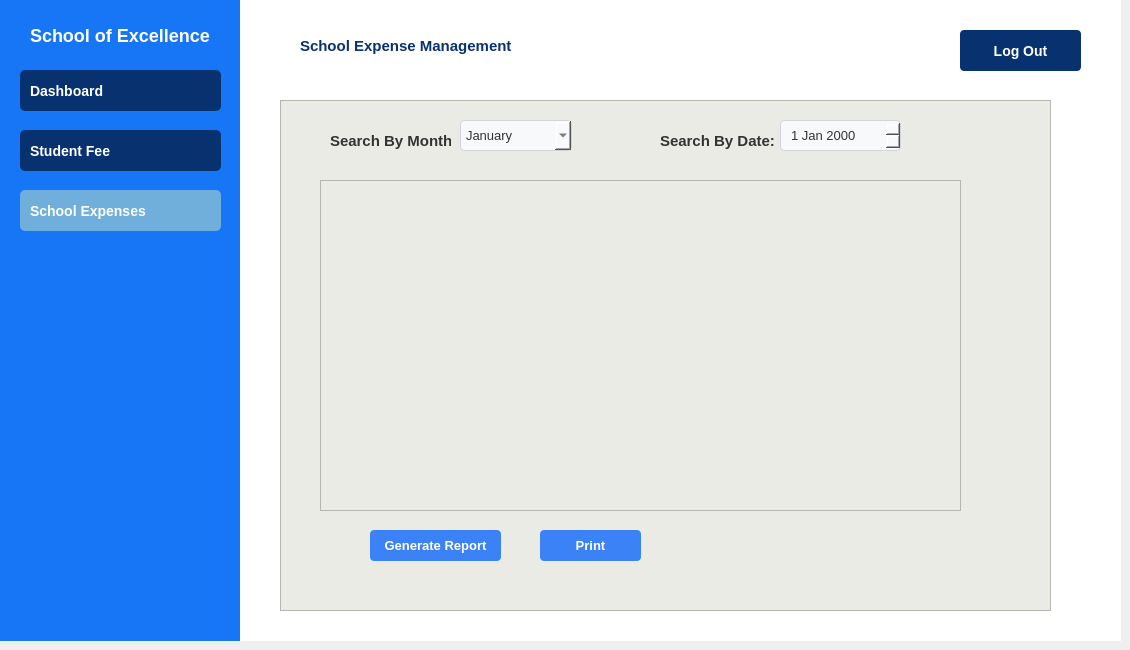
    <widget class="QWidget" name="AccountantExpensepg">
     <widget class="QGroupBox" name="groupBox_19">
      <property name="geometry">
       <rect>
        <x>0</x>
        <y>0</y>
        <width>241</width>
        <height>641</height>
       </rect>
      </property>
      <property name="styleSheet">
       <string notr="true">
QGroupBox {
    background-color: rgb(23, 118, 246); 
    color: white;
    border: none;
    font-size: 16px;
    font-weight: bold;
}</string>
      </property>
      <property name="title">
       <string/>
      </property>
      <widget class="QPushButton" name="pushButton_52">
       <property name="geometry">
        <rect>
         <x>20</x>
         <y>190</y>
         <width>201</width>
         <height>41</height>
        </rect>
       </property>
       <property name="styleSheet">
        <string notr="true">
QPushButton {
    background-color: rgb(112, 175, 219);
    color: white;
    border-radius: 5px;
    padding: 10px;
    font-size: 14px;
    font-weight: bold;
    text-align: left;
    padding-left: 10px;
}</string>
       </property>
       <property name="text">
        <string>School Expenses</string>
       </property>
       <property name="icon">
        <iconset>
         <normalon>:/icons /icons/calculator.png</normalon>
        </iconset>
       </property>
       <property name="iconSize">
        <size>
         <width>27</width>
         <height>27</height>
        </size>
       </property>
      </widget>
      <widget class="QPushButton" name="pushButton_53">
       <property name="geometry">
        <rect>
         <x>20</x>
         <y>130</y>
         <width>201</width>
         <height>41</height>
        </rect>
       </property>
       <property name="styleSheet">
        <string notr="true">QPushButton {
    background-color: rgb(8, 49, 112);
    color: white;
    border-radius: 5px;
    padding: 10px;
    font-size: 14px;
    font-weight: bold;
    text-align: left;
    padding-left: 10px;
}
QPushButton:hover 
{ 
background-color: rgb(17, 80, 180);
}</string>
       </property>
       <property name="text">
        <string>Student Fee </string>
       </property>
       <property name="icon">
        <iconset>
         <normalon>:/icons /icons/fee (1).png</normalon>
        </iconset>
       </property>
       <property name="iconSize">
        <size>
         <width>30</width>
         <height>30</height>
        </size>
       </property>
      </widget>
      <widget class="QPushButton" name="pushButton_54">
       <property name="geometry">
        <rect>
         <x>20</x>
         <y>70</y>
         <width>201</width>
         <height>41</height>
        </rect>
       </property>
       <property name="styleSheet">
        <string notr="true">QPushButton {
    background-color: rgb(8, 49, 112);
    color: white;
    border-radius: 5px;
    padding: 10px;
    font-size: 14px;
    font-weight: bold;
    text-align: left;
    padding-left: 10px;
}
QPushButton:hover 
{ 
background-color: rgb(17, 80, 180);
}

</string>
       </property>
       <property name="text">
        <string>Dashboard</string>
       </property>
       <property name="icon">
        <iconset>
         <normalon>:/icons /icons/dashboard.png</normalon>
        </iconset>
       </property>
       <property name="iconSize">
        <size>
         <width>20</width>
         <height>20</height>
        </size>
       </property>
      </widget>
      <widget class="QLabel" name="label_12">
       <property name="geometry">
        <rect>
         <x>30</x>
         <y>20</y>
         <width>181</width>
         <height>31</height>
        </rect>
       </property>
       <property name="styleSheet">
        <string notr="true">QLabel
{
color: white;
font-size: 18px;
font-weight: bold;
text-align: center;
qproperty-alignment: AlignCenter;
}</string>
       </property>
       <property name="text">
        <string>School of Excellence </string>
       </property>
      </widget>
     </widget>
     <widget class="QGroupBox" name="groupBox_20">
      <property name="geometry">
       <rect>
        <x>240</x>
        <y>0</y>
        <width>881</width>
        <height>641</height>
       </rect>
      </property>
      <property name="styleSheet">
       <string notr="true">QGroupBox
{
background: white;
border: none;
}</string>
      </property>
      <property name="title">
       <string/>
      </property>
      <widget class="QPushButton" name="pushButton_56">
       <property name="geometry">
        <rect>
         <x>720</x>
         <y>30</y>
         <width>121</width>
         <height>41</height>
        </rect>
       </property>
       <property name="styleSheet">
        <string notr="true">QPushButton {
    background-color: rgb(8, 49, 112);
    color: white;
    border-radius: 4px;
    padding: 10px;
    font-size: 14px;
    font-weight: bold;
    text-align: center;
    padding-left: 10px;
}
QPushButton:hover 
{ 
background-color: rgb(17, 80, 180);
}</string>
       </property>
       <property name="text">
        <string>Log Out</string>
       </property>
       <property name="iconSize">
        <size>
         <width>12</width>
         <height>12</height>
        </size>
       </property>
      </widget>
      <widget class="QFrame" name="frame_19">
       <property name="geometry">
        <rect>
         <x>40</x>
         <y>100</y>
         <width>771</width>
         <height>511</height>
        </rect>
       </property>
       <property name="styleSheet">
        <string notr="true">QFrame 
{
background-color: rgb(235, 235, 230);

}</string>
       </property>
       <property name="frameShape">
        <enum>QFrame::Shape::StyledPanel</enum>
       </property>
       <property name="frameShadow">
        <enum>QFrame::Shadow::Raised</enum>
       </property>
       <widget class="QTableView" name="tableView_17">
        <property name="geometry">
         <rect>
          <x>40</x>
          <y>80</y>
          <width>641</width>
          <height>331</height>
         </rect>
        </property>
       </widget>
       <widget class="QPushButton" name="pushButton_175">
        <property name="geometry">
         <rect>
          <x>90</x>
          <y>430</y>
          <width>131</width>
          <height>31</height>
         </rect>
        </property>
        <property name="styleSheet">
         <string notr="true">QPushButton {
    background-color: #3b82f6;
    color: white;
    border: none;
    border-radius: 4px;
    font-weight: bold;
font-size: 13px;
padding: 6px 12px;
}
QPushButton:hover 
{ 
background-color: rgb(17, 80, 180);
}</string>
        </property>
        <property name="text">
         <string>Generate Report</string>
        </property>
       </widget>
       <widget class="QPushButton" name="pushButton_176">
        <property name="geometry">
         <rect>
          <x>260</x>
          <y>430</y>
          <width>101</width>
          <height>31</height>
         </rect>
        </property>
        <property name="styleSheet">
         <string notr="true">QPushButton {
    background-color: #3b82f6;
    color: white;
    border: none;
    border-radius: 4px;
    font-weight: bold;
 font-size: 13px;
padding: 6px 12px;
}
QPushButton:hover 
{ 
background-color: rgb(17, 80, 180);
}</string>
        </property>
        <property name="text">
         <string>Print</string>
        </property>
       </widget>
       <widget class="QLabel" name="label_16">
        <property name="geometry">
         <rect>
          <x>50</x>
          <y>30</y>
          <width>121</width>
          <height>21</height>
         </rect>
        </property>
        <property name="styleSheet">
         <string notr="true">QLabel {
    color: #333333;
    font-family: 'Segoe UI', Arial, sans-serif;
    font-size: 15px;
    font-weight: 500;
}</string>
        </property>
        <property name="text">
         <string>Search By Month:</string>
        </property>
       </widget>
       <widget class="QComboBox" name="comboBox">
        <property name="geometry">
         <rect>
          <x>180</x>
          <y>20</y>
          <width>112</width>
          <height>31</height>
         </rect>
        </property>
        <property name="styleSheet">
         <string notr="true">QComboBox {
    background-color: #f8f9fa;
    border: 1px solid #d1d5db;
    border-radius: 4px;
    padding: 5px;
    min-width: 100px;
    color: #333333;
font-size: 13px;
}</string>
        </property>
        <item>
         <property name="text">
          <string>January</string>
         </property>
        </item>
        <item>
         <property name="text">
          <string>February</string>
         </property>
        </item>
        <item>
         <property name="text">
          <string>March</string>
         </property>
        </item>
        <item>
         <property name="text">
          <string>April</string>
         </property>
        </item>
        <item>
         <property name="text">
          <string>May</string>
         </property>
        </item>
        <item>
         <property name="text">
          <string>June</string>
         </property>
        </item>
        <item>
         <property name="text">
          <string>July</string>
         </property>
        </item>
        <item>
         <property name="text">
          <string>August</string>
         </property>
        </item>
        <item>
         <property name="text">
          <string>Septermber</string>
         </property>
        </item>
        <item>
         <property name="text">
          <string>October</string>
         </property>
        </item>
        <item>
         <property name="text">
          <string>November</string>
         </property>
        </item>
        <item>
         <property name="text">
          <string>December</string>
         </property>
        </item>
       </widget>
       <widget class="QLabel" name="label_17">
        <property name="geometry">
         <rect>
          <x>380</x>
          <y>30</y>
          <width>121</width>
          <height>21</height>
         </rect>
        </property>
        <property name="styleSheet">
         <string notr="true">QLabel {
    color: #333333;
    font-family: 'Segoe UI', Arial, sans-serif;
    font-size: 15px;
    font-weight: 500;
}</string>
        </property>
        <property name="text">
         <string>Search By Date:</string>
        </property>
       </widget>
       <widget class="QDateEdit" name="dateEdit_8">
        <property name="geometry">
         <rect>
          <x>500</x>
          <y>20</y>
          <width>121</width>
          <height>31</height>
         </rect>
        </property>
        <property name="styleSheet">
         <string notr="true">QDateEdit {
    background-color: #f8f9fa;
    border: 1px solid #d1d5db;
    border-radius: 4px;
    padding: 5px 8px;
    min-width: 80px;
    color: #333333;
    selection-background-color: #3b82f6;
	font-size: 13px;

}</string>
        </property>
       </widget>
      </widget>
      <widget class="QLabel" name="label_121">
       <property name="geometry">
        <rect>
         <x>60</x>
         <y>30</y>
         <width>231</width>
         <height>31</height>
        </rect>
       </property>
       <property name="styleSheet">
        <string notr="true">QLabel
{
color: rgb(8, 49, 112);
font-size: 15px;
font-weight: bold;
text-align: center;
qproperty-alignment: AlignCenter;
}</string>
       </property>
       <property name="text">
        <string>School Expense Management</string>
       </property>
      </widget>
     </widget>
    </widget>
